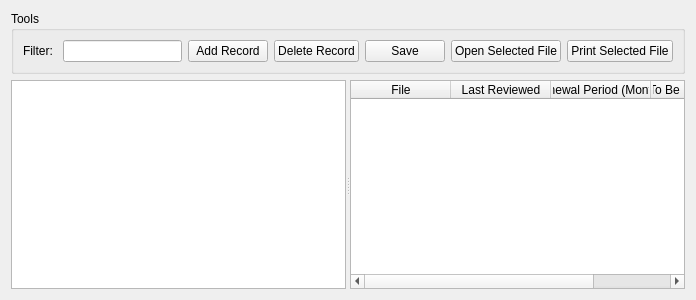
<?xml version="1.0" encoding="UTF-8"?>
<ui version="4.0">
 <class>ProtocolOverview</class>
 <widget class="QWidget" name="ProtocolOverview">
  <property name="geometry">
   <rect>
    <x>0</x>
    <y>0</y>
    <width>696</width>
    <height>300</height>
   </rect>
  </property>
  <property name="windowTitle">
   <string>Form</string>
  </property>
  <layout class="QGridLayout" name="gridLayout">
   <item row="0" column="0">
    <widget class="QGroupBox" name="groupBox">
     <property name="sizePolicy">
      <sizepolicy hsizetype="Preferred" vsizetype="Fixed">
       <horstretch>0</horstretch>
       <verstretch>0</verstretch>
      </sizepolicy>
     </property>
     <property name="mouseTracking">
      <bool>false</bool>
     </property>
     <property name="autoFillBackground">
      <bool>false</bool>
     </property>
     <property name="title">
      <string>Tools</string>
     </property>
     <property name="flat">
      <bool>false</bool>
     </property>
     <layout class="QHBoxLayout" name="horizontalLayout">
      <item>
       <widget class="QLabel" name="label">
        <property name="text">
         <string>Filter: </string>
        </property>
       </widget>
      </item>
      <item>
       <widget class="QLineEdit" name="filterField">
        <property name="clearButtonEnabled">
         <bool>true</bool>
        </property>
       </widget>
      </item>
      <item>
       <widget class="QPushButton" name="addRecordButton">
        <property name="text">
         <string>Add Record</string>
        </property>
        <property name="shortcut">
         <string>Ctrl+N</string>
        </property>
       </widget>
      </item>
      <item>
       <widget class="QPushButton" name="deleteRecordButton">
        <property name="enabled">
         <bool>true</bool>
        </property>
        <property name="text">
         <string>Delete Record</string>
        </property>
        <property name="shortcut">
         <string>Del</string>
        </property>
       </widget>
      </item>
      <item>
       <widget class="QPushButton" name="saveButton">
        <property name="text">
         <string>Save</string>
        </property>
        <property name="shortcut">
         <string>Ctrl+S</string>
        </property>
       </widget>
      </item>
      <item>
       <widget class="QPushButton" name="openFileButton">
        <property name="text">
         <string>Open Selected File</string>
        </property>
        <property name="shortcut">
         <string>Ctrl+O</string>
        </property>
       </widget>
      </item>
      <item>
       <widget class="QPushButton" name="printFileButton">
        <property name="text">
         <string>Print Selected File</string>
        </property>
        <property name="shortcut">
         <string>Ctrl+P</string>
        </property>
       </widget>
      </item>
     </layout>
    </widget>
   </item>
   <item row="1" column="0">
    <widget class="QSplitter" name="splitter">
     <property name="orientation">
      <enum>Qt::Horizontal</enum>
     </property>
     <widget class="QTreeView" name="fileTree">
      <property name="animated">
       <bool>false</bool>
      </property>
     </widget>
     <widget class="QTableWidget" name="protocolTable">
      <column>
       <property name="text">
        <string>File</string>
       </property>
      </column>
      <column>
       <property name="text">
        <string>Last Reviewed</string>
       </property>
      </column>
      <column>
       <property name="text">
        <string>Renewal Period (Months)</string>
       </property>
      </column>
      <column>
       <property name="text">
        <string>To Be Reviewed By</string>
       </property>
      </column>
     </widget>
    </widget>
   </item>
  </layout>
 </widget>
 <resources/>
 <connections/>
</ui>
